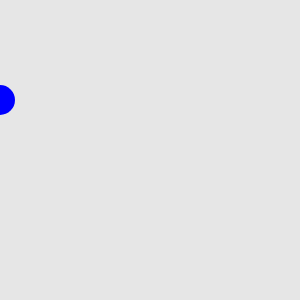
Frame 1 (no input)
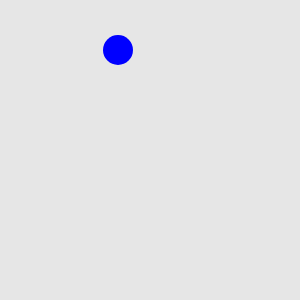
Frame 60 (no input)
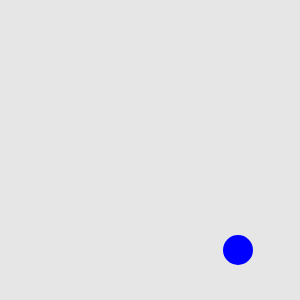
Frame 120 (the mouse pressed at the canvas centre since frame 60)

The p5.js sketch that drew these frames (run headless with seeded random() and noise() and a simulated clock; from frame 60 on, the mouse is pressed at the canvas centre):

// p5.js sketch
// ── sketch.js
var circleX = 0;
var circleY = 100;
var speedX = 2;
var speedY = 50;

function setup() {
  createCanvas(300, 300);
}

function draw() {
  background(230);
  noStroke ();
  fill(0, 0, 255);
  ellipse(circleX, circleY, 30, 30);

  if (circleX > width || circleX < 0) {
    speedX = speedX * -1;
  } else if (circleY > height || circleY < 0) {
    speedY = speedY * -1;
  }

  circleX = circleX + speedX;
  circleY = circleY + speedY;
}
